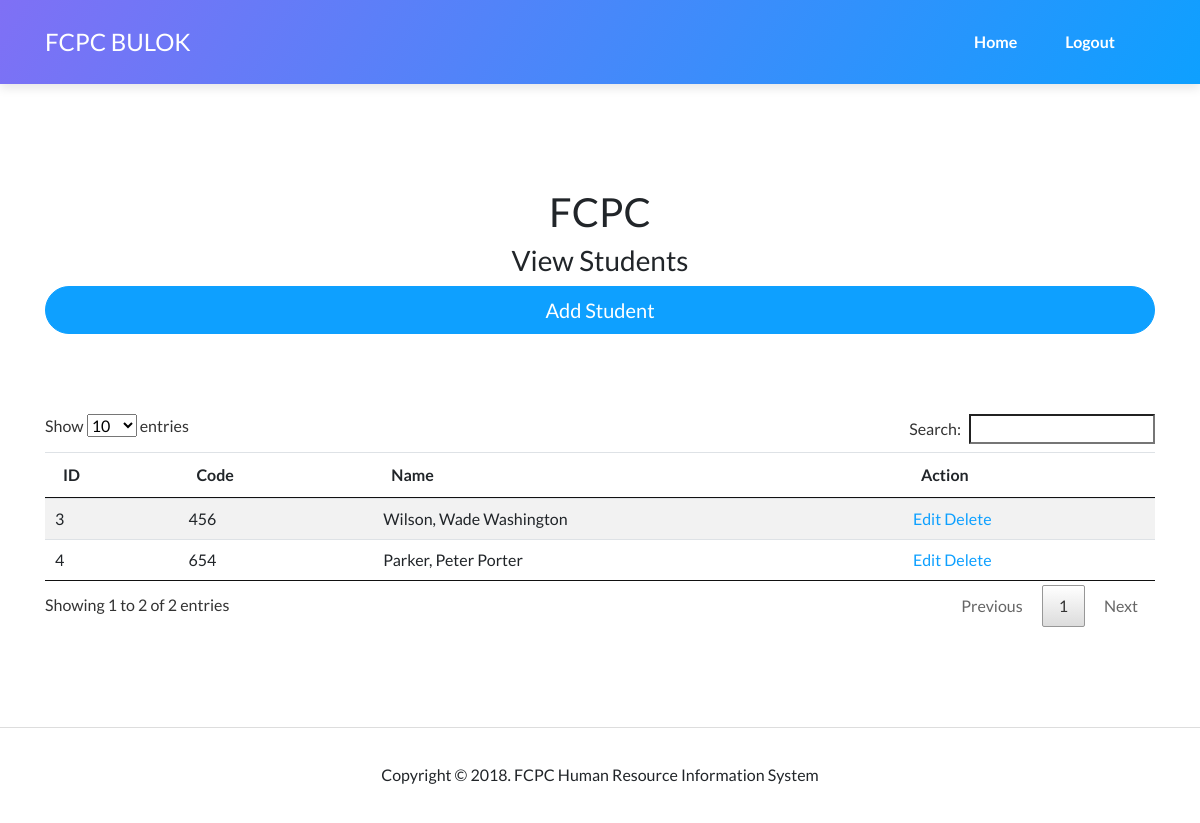
Page /students/index.php (signed in) on the committed database.
### tables this page shows
create table persons(
	pid int auto_increment,
	pcode varchar(50) not null,
	pfname varchar(50) not null,
	pmname varchar(50) not null,
	plname varchar(50) not null,
	ptype int not null,
	primary key( pid )
);

### students/index.php (the view, shortened to what this page needs)
<?php
    require "../requires.php";
    $data = $con->query( "select * from persons where ptype=2" );
?>
<main class="page contact-page">
    <section class="portfolio-block contact">
        <div class="container">
            <div class="heading">
                <h1>FCPC</h1>
                <h3>View Students</h3>
                <div class="form-group"><button class="btn btn-primary btn-block btn-lg" onclick="window.location = '/students/add.php'">Add Student</button></div>
                </div>
                    <table class='table table-striped' id='bwahaha'>
                        <thead>
                            <th>ID</th>
                            <th>Code</th>
                            <th>Name</th>
                            <th>Action</th>
                        </thead>
                        <tbody>
                            <?php foreach( $data as $row ) { ?>
                            <tr>
                                <td><?= $row[ "pid" ] ?></td>
                                <td><?= $row[ "pcode" ] ?></td>
                                <td><?= $row[ "plname" ]. ", " .$row[ "pfname" ]. " " .$row[ "pmname" ] ?></td>
                                <td>
                                    <a href="/students/edit.php?id=<?= $row[ "pid" ] ?>">Edit</a>
                                    <a href="/students/delete.php?id=<?= $row[ "pid" ] ?>">Delete</a>
                                </td>
                            </tr>
                            <?php } ?>
                        </tbody>
                    </table>
                </div>
    </section>
</main>
<?php require "../footers/footer.php"; ?>

### rows in the picture
persons: pid "3", pcode "456", plname "Wilson", pfname "Wade", pmname "Washington"
persons: pid "4", pcode "654", plname "Parker", pfname "Peter", pmname "Porter"
